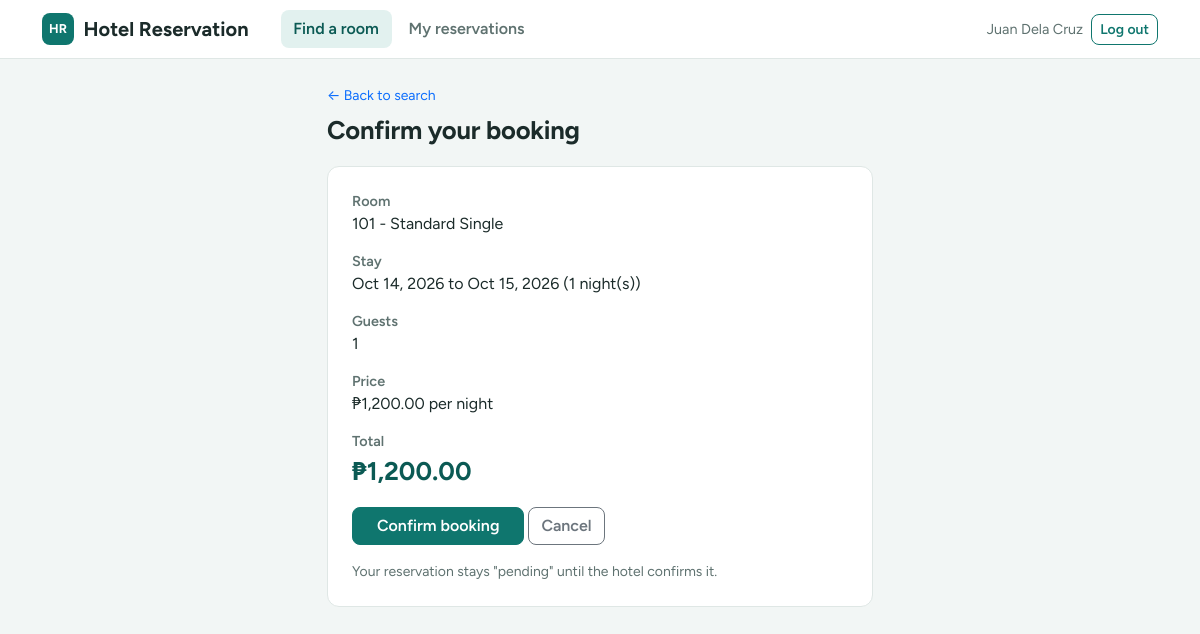
The page /guest/book.php?room=1&check_in=2026-10-14&check_out=2026-10-15&guests=1 (signed in) on the database its author committed.
### tables this page shows
CREATE TABLE rooms (
  id INT AUTO_INCREMENT PRIMARY KEY,
  room_no VARCHAR(20) NOT NULL UNIQUE,
  room_type VARCHAR(50) NOT NULL,
  capacity INT NOT NULL,
  price_per_night DECIMAL(10,2) NOT NULL,
  description VARCHAR(255) DEFAULT ''
);

### connection.php (called while the page is built, shortened)
<?php
function h($text) {
    return htmlspecialchars($text);
}
?>

### guest/book.php (the view, shortened to what this page needs)
<?php
include '../connection.php';
$room_id = isset($_REQUEST['room']) ? (int)$_REQUEST['room'] : 0;
$check_in = isset($_REQUEST['check_in']) ? mysqli_real_escape_string($conn, $_REQUEST['check_in']) : "";
$check_out = isset($_REQUEST['check_out']) ? mysqli_real_escape_string($conn, $_REQUEST['check_out']) : "";
$guests = isset($_REQUEST['guests']) ? (int)$_REQUEST['guests'] : 1;
$result = mysqli_query($conn, "SELECT * FROM rooms WHERE id = $room_id");
$room = mysqli_fetch_assoc($result);
$error = "";
include '../header.php';
?>
<div class="row justify-content-center">
  <div class="col-md-9 col-lg-6">
    <a href="search.php" class="small text-decoration-none">&larr; Back to search</a>
    <div class="page-head mt-2">
      <div><h1>Confirm your booking</h1></div>
    </div>
    <?php if ($error != "") { ?>
      <div class="alert alert-danger py-2"><?= h($error) ?></div>
      <a href="search.php" class="btn btn-primary">Search again</a>
    <?php } else {
      $nights = (strtotime($check_out) - strtotime($check_in)) / 86400;
    ?>
      <div class="card">
        <div class="card-body p-4">
          <dl class="summary mb-0">
            <dt>Room</dt>
            <dd><?= h($room['room_no']) ?> - <?= h($room['room_type']) ?></dd>
            <dt>Stay</dt>
            <dd><?= date('M j, Y', strtotime($check_in)) ?> to <?= date('M j, Y', strtotime($check_out)) ?> (<?= $nights ?> night(s))</dd>
            <dt>Guests</dt>
            <dd><?= $guests ?></dd>
            <dt>Price</dt>
            <dd>&#8369;<?= number_format($room['price_per_night'], 2) ?> per night</dd>
            <dt>Total</dt>
            <dd class="total">&#8369;<?= number_format($room['price_per_night'] * $nights, 2) ?></dd>
          </dl>
          <form method="POST" class="mt-3">
            <button type="submit" name="book" class="btn btn-primary px-4">Confirm booking</button>
            <a href="search.php" class="btn btn-outline-secondary">Cancel</a>
          </form>
          <p class="text-muted small mt-3 mb-0">Your reservation stays "pending" until the hotel confirms it.</p>
        </div>
      </div>
    <?php } ?>
  </div>
</div>
<?php include '../footer.php'; ?>

### assets/style.css (style rules this page uses)
:root { --bh-ink: #1b2b2a; --bh-muted: #5f7270; --bh-line: #dfe7e5; --bh-bg: #f2f6f5; --bh-teal: #0f766e; --bh-teal-dark: #0b5a54; --bh-brass: #e8b04a; --bs-body-font-family: 'Figtree', system-ui, -apple-system, 'Segoe UI', Roboto, sans-serif; --bs-body-color: var(--bh-ink); --bs-link-color: var(--bh-teal); --bs-link-hover-color: var(--bh-teal-dark); }
body { background: var(--bh-bg); }
h1, h2, h3, h4, h5 { letter-spacing: -0.01em; }
.text-muted { color: var(--bh-muted) !important; }
.btn { border-radius: 8px; font-weight: 600; }
.btn-primary { --bs-btn-bg: var(--bh-teal); --bs-btn-border-color: var(--bh-teal); --bs-btn-hover-bg: var(--bh-teal-dark); --bs-btn-hover-border-color: var(--bh-teal-dark); --bs-btn-active-bg: var(--bh-teal-dark); --bs-btn-active-border-color: var(--bh-teal-dark); --bs-btn-disabled-bg: var(--bh-teal); --bs-btn-disabled-border-color: var(--bh-teal); }
.page-head { display: flex; flex-wrap: wrap; justify-content: space-between; align-items: flex-end; gap: .75rem; margin-bottom: 1.25rem; }
.page-head h1 { margin: 0; font-size: 1.6rem; font-weight: 700; }
.card { border: 1px solid var(--bh-line); border-radius: 12px; box-shadow: none; }
.summary dt { color: var(--bh-muted); font-weight: 600; font-size: .9rem; }
.summary dd { margin-bottom: .9rem; }
.summary .total { font-size: 1.6rem; font-weight: 700; color: var(--bh-teal-dark); }

### rows shown on the page
rooms: room_no "101", room_type "Standard Single", price_per_night "1,200.00", $room['price_per_night']*$nights "1,200.00"

### other values the page prints
$_SESSION['name'] "Juan Dela Cruz"
date('M j, Y', strtotime($check_in)) "Oct 14, 2026"
date('M j, Y', strtotime($check_out)) "Oct 15, 2026"
$nights "1"
$guests "1"
